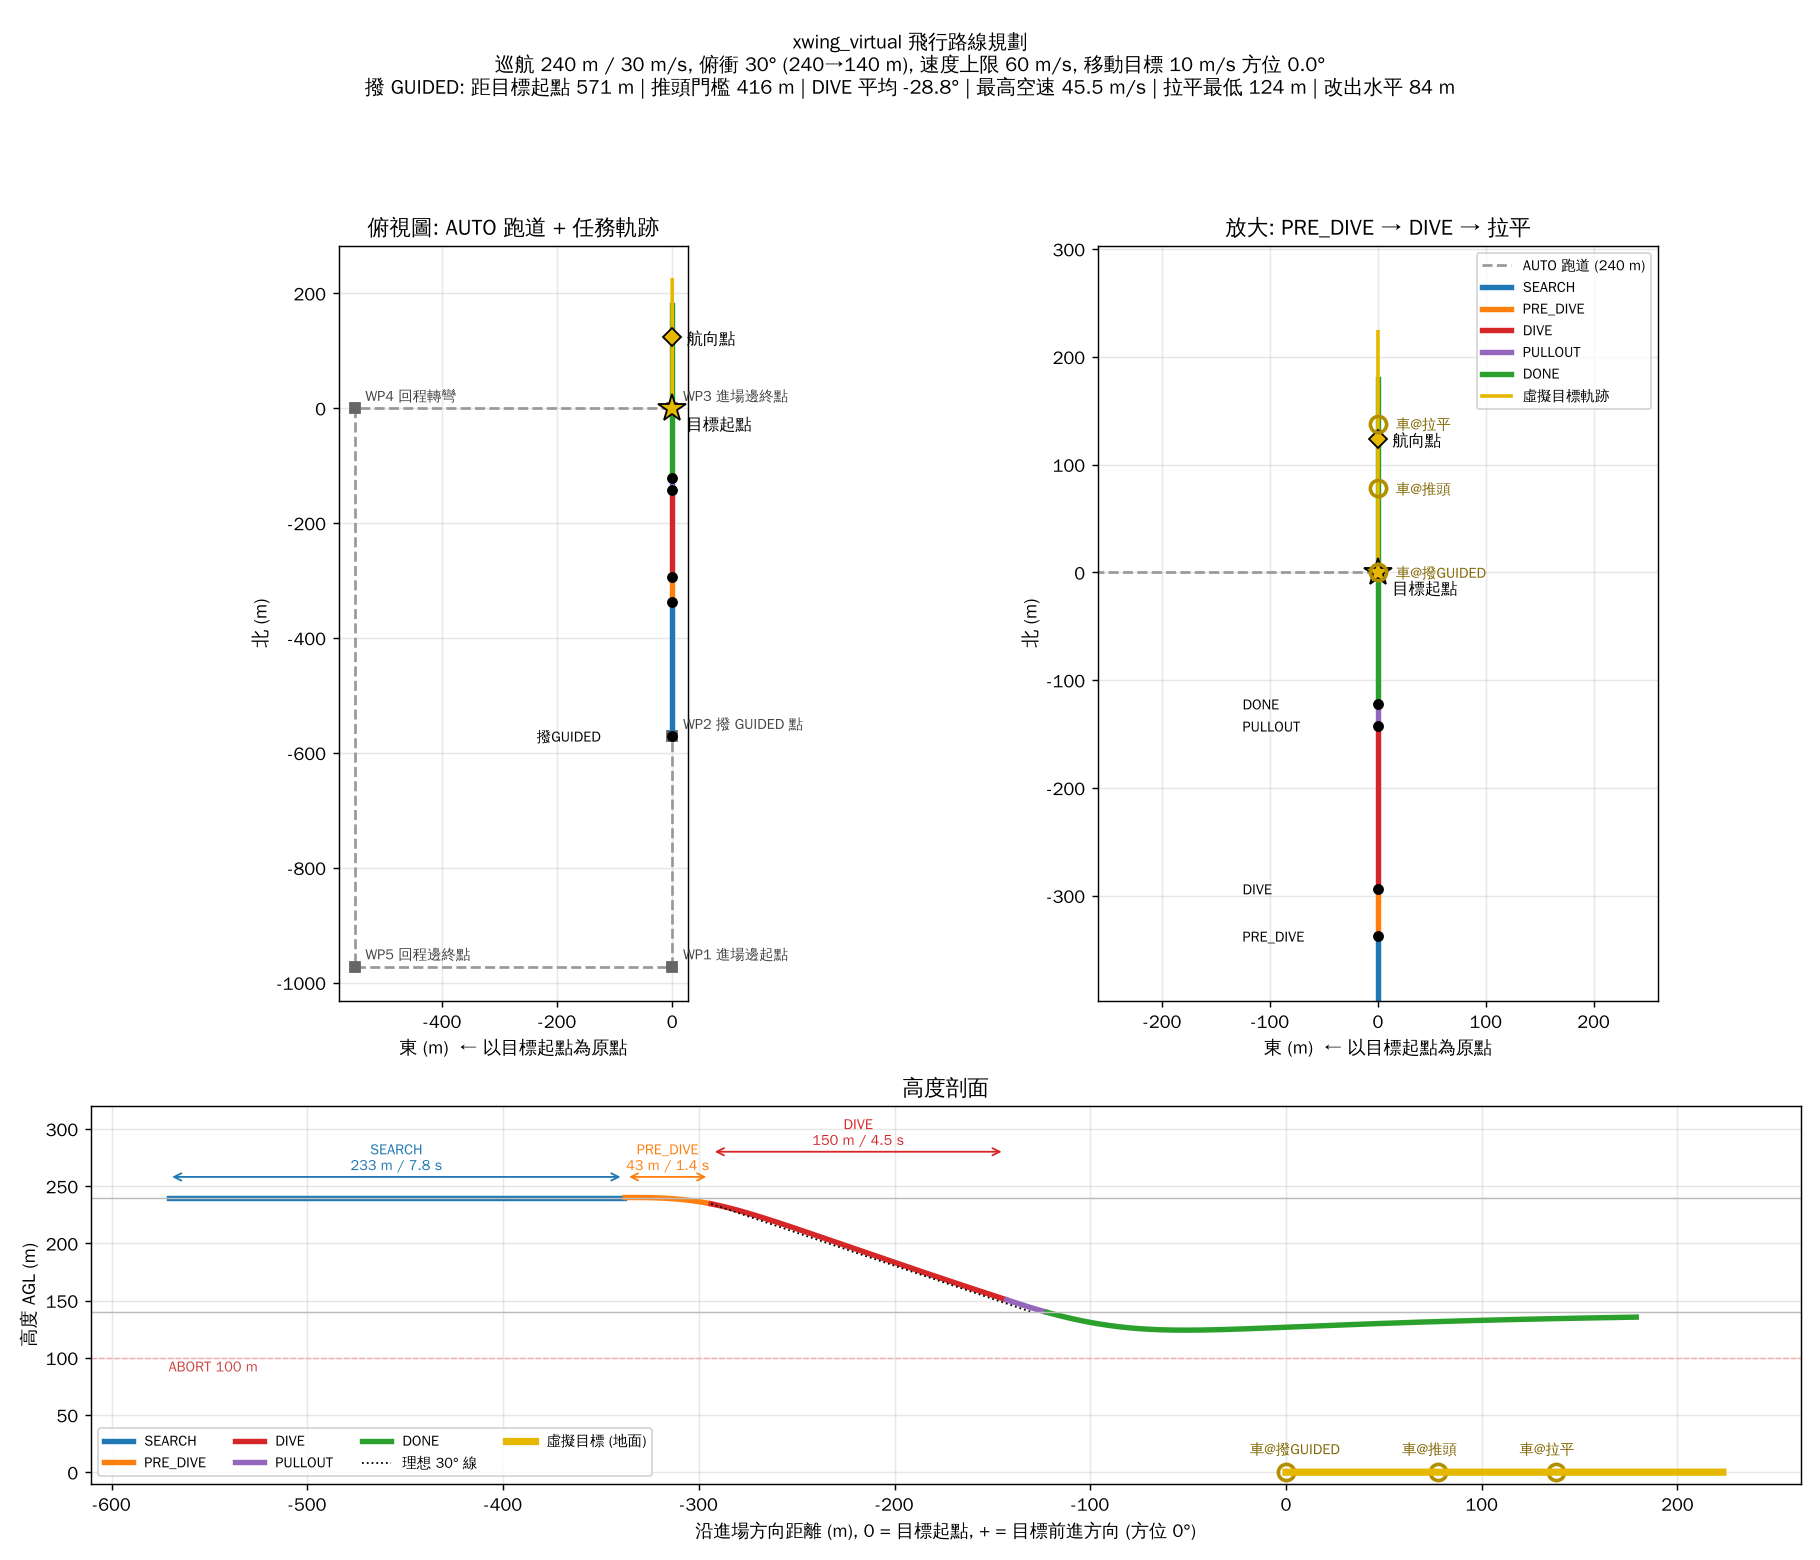

The script that saved this image:
#!/usr/bin/env python3
# -*- coding: utf-8 -*-
"""
xwing_virtual_route.py — xwing_virtual 飛行路線規劃 (路線圖 + 航點檔)
═══════════════════════════════════════════════════════════════════
用 xwing_virtual_sim.py 跑一趟任務, 產生:
  1. xwing_virtual_route.png        路線圖 (俯視 + 高度剖面), 標出各段距離
  2. xwing_virtual_mission.waypoints Mission Planner AUTO 跑道航線 (240 m)
  3. xwing_virtual_route.kml        Google Earth 檢視 (航線 + 模擬軌跡 + 關鍵點)
  4. xwing_virtual_route_traj.csv   模擬軌跡 (含 GPS)

AUTO 跑道 (racetrack) 設計: 進場邊與目標行進方向【同向】(追擊),
  沿 起點→航向點 那條線的延長線進場:
     WP1  進場邊起點   目標起點後方 approach_m      (直線穩定)
     WP2  撥 GUIDED 點 目標起點後方 guided_m        (飛到這裡撥 GUIDED)
     WP3  進場邊終點   目標起點前方 overrun_m       (沒撥 GUIDED 就飛過去)
     WP4/WP5           側移 side_m 的回程邊
     DO_JUMP → WP1 (無限繞)
  全部 240 m (相對 home). ★ 起降航點請自己加在前後 (X-wing 不是 VTOL).

  ★ 2026/10/19 預設值對應使用者的 Mission Planner 任務規劃:
     本檔 WP1 (轉彎後進場起點) ≈ 任務規劃 WP2 轉彎點 (目標起點北方 1013 m)
     本檔 WP2 (撥 GUIDED)      = 任務規劃 WP3 (轉彎點後 400 m, 目標起點北方 613 m)
     本檔 WP3 (進場邊終點)      = 任務規劃 WP4 = 目標起點
     本檔 WP4 / WP5            ≈ 任務規劃 WP5 / WP6、WP1 (西側回程邊)
     實際飛行以 Mission Planner 裡的任務為準.

用法:
  python3 xwing_virtual_route.py                 # 移動目標
  python3 xwing_virtual_route.py --static
  python3 xwing_virtual_route.py --side west     # 回程邊放西側 (預設東側)
  python3 xwing_virtual_route.py --guided-dist 900 --approach 1500
"""

import argparse
import math
import os

from xwing_virtual_config import XwingVirtualConfig
from xwing_virtual_common import road_length_m
from xwing_virtual_sim import (simulate, phase_table, recovery_stats,
                               dive_gamma_stats, ned_to_gps, write_csv,
                               print_report)
from virtual_target_geom import gps_to_ned

HERE = os.path.dirname(os.path.abspath(__file__))

PHASE_COLOR = {
    'SEARCH': '#1f77b4', 'PRE_DIVE': '#ff7f0e', 'DIVE': '#d62728',
    'PULLOUT': '#9467bd', 'DONE': '#2ca02c', 'ABORT': '#e377c2',
}


def axis_point(s, lat_off, heading_deg):
    """沿目標方位 s 公尺 (+ = 目標前進方向), 右側偏 lat_off 公尺 → NED."""
    h = math.radians(heading_deg)
    un, ue = math.cos(h), math.sin(h)          # 前進方向
    rn, re = -ue, un                           # 右手方向
    return s * un + lat_off * rn, s * ue + lat_off * re


def build_racetrack(cfg, heading, approach_m, guided_m, overrun_m, side_m, side):
    sgn = 1.0 if side == 'right' else -1.0
    pts = [
        ('WP1 進場邊起點', axis_point(-approach_m, 0.0, heading)),
        ('WP2 撥 GUIDED 點', axis_point(-guided_m, 0.0, heading)),
        ('WP3 進場邊終點', axis_point(overrun_m, 0.0, heading)),
        ('WP4 回程轉彎', axis_point(overrun_m, sgn * side_m, heading)),
        ('WP5 回程邊終點', axis_point(-approach_m, sgn * side_m, heading)),
    ]
    return pts


def write_waypoints(path, cfg, origin, wps, alt):
    lat0, lon0 = origin
    lines = ["QGC WPL 110",
             # seq cur frame cmd p1 p2 p3 p4 lat lon alt autocontinue
             f"0\t1\t0\t16\t0\t0\t0\t0\t{lat0:.7f}\t{lon0:.7f}\t0.000000\t1"]
    for i, (_, (n, e)) in enumerate(wps, start=1):
        la, lo = ned_to_gps(n, e, lat0, lon0)
        lines.append(f"{i}\t0\t3\t16\t0\t0\t0\t0\t{la:.7f}\t{lo:.7f}\t{alt:.6f}\t1")
    # DO_JUMP 回 WP1, 重複 -1 = 無限
    lines.append(f"{len(wps) + 1}\t0\t0\t177\t1\t-1\t0\t0\t0\t0\t0\t1")
    with open(path, 'w') as f:
        f.write("\n".join(lines) + "\n")


def write_kml(path, res, wps, key_pts, alt):
    lat0, lon0 = res['origin']

    def coord(n, e, h):
        la, lo = ned_to_gps(n, e, lat0, lon0)
        return f"{lo:.7f},{la:.7f},{h:.1f}"

    traj = res['traj']
    parts = ['<?xml version="1.0" encoding="UTF-8"?>',
             '<kml xmlns="http://www.opengis.net/kml/2.2"><Document>',
             '<name>xwing_virtual 路線</name>']
    colors = {'SEARCH': 'ffb4771f', 'PRE_DIVE': 'ff0e7fff', 'DIVE': 'ff2827d6',
              'PULLOUT': 'ffbd6794', 'DONE': 'ff2ca02c', 'AUTO': 'ff999999',
              'TGT': 'ff00ffff'}
    for k, c in colors.items():
        parts.append(f'<Style id="{k}"><LineStyle><color>{c}</color>'
                     f'<width>4</width></LineStyle></Style>')
    # AUTO 跑道
    ring = [wp[1] for wp in wps] + [wps[0][1]]
    parts.append('<Placemark><name>AUTO 跑道 240 m</name><styleUrl>#AUTO</styleUrl>'
                 '<LineString><altitudeMode>relativeToGround</altitudeMode><coordinates>'
                 + " ".join(coord(n, e, alt) for n, e in ring)
                 + '</coordinates></LineString></Placemark>')
    # 模擬軌跡分段
    for ph in ('SEARCH', 'PRE_DIVE', 'DIVE', 'PULLOUT', 'DONE'):
        seg = [r for r in traj if r['mode'] == ph]
        if len(seg) < 2:
            continue
        parts.append(f'<Placemark><name>{ph}</name><styleUrl>#{ph}</styleUrl>'
                     '<LineString><altitudeMode>relativeToGround</altitudeMode>'
                     '<coordinates>'
                     + " ".join(coord(r['n'], r['e'], r['agl']) for r in seg[::5])
                     + '</coordinates></LineString></Placemark>')
    # 目標軌跡
    parts.append('<Placemark><name>虛擬目標軌跡</name><styleUrl>#TGT</styleUrl>'
                 '<LineString><altitudeMode>clampToGround</altitudeMode><coordinates>'
                 + " ".join(coord(r['tgt_n'], r['tgt_e'], 0) for r in traj[::10])
                 + '</coordinates></LineString></Placemark>')
    for name, (n, e, h) in key_pts:
        parts.append(f'<Placemark><name>{name}</name><Point>'
                     f'<altitudeMode>relativeToGround</altitudeMode>'
                     f'<coordinates>{coord(n, e, h)}</coordinates></Point></Placemark>')
    parts.append('</Document></kml>')
    with open(path, 'w', encoding='utf-8') as f:
        f.write("\n".join(parts))


def plot(path, res, wps, key_pts, road_end_ne, alt):
    import logging
    import matplotlib
    matplotlib.use('Agg')
    logging.getLogger('matplotlib.font_manager').setLevel(logging.ERROR)
    import matplotlib.pyplot as plt
    from matplotlib import font_manager
    for fp in ('/usr/share/fonts/truetype/wqy/wqy-zenhei.ttc',
               '/usr/share/fonts/opentype/noto/NotoSansCJK-Regular.ttc',
               '/usr/share/fonts/truetype/droid/DroidSansFallbackFull.ttf'):
        if os.path.exists(fp):
            font_manager.fontManager.addfont(fp)
            plt.rcParams['font.family'] = font_manager.FontProperties(fname=fp).get_name()
            break
    plt.rcParams['axes.unicode_minus'] = False

    cfg = res['cfg']
    traj = res['traj']
    rows = {r['phase']: r for r in phase_table(res)}
    rc = recovery_stats(res)

    # 各事件當下的虛擬目標位置 (看出追擊: 拉平時車已跑到前方)
    car_pts = []
    for name, mode in (('車@撥GUIDED', 'SEARCH'), ('車@推頭', 'PRE_DIVE'),
                       ('車@拉平', 'PULLOUT')):
        r = next((x for x in traj if x['mode'] == mode), None)
        if r:
            car_pts.append((name, (r['tgt_n'], r['tgt_e'])))

    fig = plt.figure(figsize=(14, 12))
    gsp = fig.add_gridspec(2, 2, height_ratios=[2.0, 1], width_ratios=[1, 1])
    ax = fig.add_subplot(gsp[0, 0])
    axz = fig.add_subplot(gsp[0, 1])
    axp = fig.add_subplot(gsp[1, :])

    def draw_top(a, zoom):
        # AUTO 跑道
        ring = [wp[1] for wp in wps] + [wps[0][1]]
        a.plot([p[1] for p in ring], [p[0] for p in ring], '--', color='#999999',
               lw=1.5, label='AUTO 跑道 (240 m)')
        if not zoom:
            for name, (n, e) in wps:
                a.plot(e, n, 's', color='#666666', ms=6)
                a.annotate(name, (e, n), textcoords='offset points', xytext=(6, 4),
                           fontsize=8, color='#444444')
        # 模擬軌跡
        for ph in ('SEARCH', 'PRE_DIVE', 'DIVE', 'PULLOUT', 'DONE'):
            seg = [r for r in traj if r['mode'] == ph]
            if seg:
                a.plot([r['e'] for r in seg], [r['n'] for r in seg], '-',
                       color=PHASE_COLOR[ph], lw=3, label=ph)
        # 目標
        a.plot([r['tgt_e'] for r in traj], [r['tgt_n'] for r in traj], '-',
               color='#e6b800', lw=2, label='虛擬目標軌跡')
        a.plot(0, 0, '*', color='#e6b800', ms=16, mec='k')
        a.annotate('目標起點', (0, 0), textcoords='offset points', xytext=(8, -12),
                   fontsize=9)
        a.plot(road_end_ne[1], road_end_ne[0], 'D', color='#e6b800', mec='k', ms=7)
        a.annotate('航向點', road_end_ne[::-1], textcoords='offset points',
                   xytext=(8, -4), fontsize=9)
        for name, (n, e, h) in key_pts:
            a.plot(e, n, 'o', color='k', ms=5)
            if zoom or 'GUIDED' in name:
                a.annotate(name.split(' ')[0], (e, n), textcoords='offset points',
                           xytext=(-75, -3), fontsize=8)
        if zoom:
            for name, (tn, te) in car_pts:
                a.plot(te, tn, 'o', mfc='none', mec='#b38f00', mew=2, ms=9)
                a.annotate(name, (te, tn), textcoords='offset points',
                           xytext=(10, -3), fontsize=8, color='#806600')
        a.set_aspect('equal')
        a.grid(alpha=0.3)
        a.set_xlabel('東 (m)  ← 以目標起點為原點')
        a.set_ylabel('北 (m)')

    draw_top(ax, zoom=False)
    ax.set_title('俯視圖: AUTO 跑道 + 任務軌跡', fontsize=12)

    draw_top(axz, zoom=True)
    axz.legend(loc='upper right', fontsize=8)
    ns = [r['n'] for r in traj if r['mode'] != 'SEARCH'] + \
         [r['tgt_n'] for r in traj]
    es = [r['e'] for r in traj if r['mode'] != 'SEARCH'] + [0.0]
    axz.set_ylim(min(ns) - 60, max(ns) + 80)
    axz.set_xlim(min(es) - 260, max(es) + 260)
    axz.set_title('放大: PRE_DIVE → DIVE → 拉平', fontsize=12)

    # 高度剖面 (沿進場軸距離, 0 = 目標起點)
    h = math.radians(res['heading'])
    un, ue = math.cos(h), math.sin(h)

    def along(n, e):
        return n * un + e * ue

    for ph in ('SEARCH', 'PRE_DIVE', 'DIVE', 'PULLOUT', 'DONE'):
        seg = [r for r in traj if r['mode'] == ph]
        if seg:
            axp.plot([along(r['n'], r['e']) for r in seg], [r['agl'] for r in seg],
                     '-', color=PHASE_COLOR[ph], lw=3, label=ph)
    # 30° 參考線 (從 DIVE 起點)
    d0 = rows.get('DIVE')
    if d0:
        s0 = next(r for r in traj if r['mode'] == 'DIVE')
        x0, z0 = along(s0['n'], s0['e']), s0['agl']
        x1 = x0 + (z0 - cfg.PULLOUT_AGL_M) / math.tan(math.radians(cfg.DIVE_ANGLE_DEG))
        axp.plot([x0, x1], [z0, cfg.PULLOUT_AGL_M], ':', color='k', lw=1,
                 label=f'理想 {cfg.DIVE_ANGLE_DEG:.0f}° 線')
    axp.axhline(cfg.CRUISE_AGL_M, color='#bbbbbb', lw=0.8)
    axp.axhline(cfg.PULLOUT_AGL_M, color='#bbbbbb', lw=0.8)
    axp.axhline(cfg.ABORT_MIN_AGL_M, color='#ffaaaa', lw=0.8, ls='--')
    axp.text(along(traj[0]['n'], traj[0]['e']), cfg.ABORT_MIN_AGL_M - 12, f'ABORT {cfg.ABORT_MIN_AGL_M:.0f} m',
             color='#cc4444', fontsize=8)
    for name, (tn, te) in car_pts:
        axp.plot(along(tn, te), 0, 'o', mfc='none', mec='#b38f00', mew=2, ms=9)
        axp.annotate(name, (along(tn, te), 0), textcoords='offset points',
                     xytext=(-20, 10), fontsize=8, color='#806600')
    tg = [along(r['tgt_n'], r['tgt_e']) for r in traj]
    axp.plot(tg, [0] * len(tg), '-', color='#e6b800', lw=4, label='虛擬目標 (地面)')
    # 各段距離標註
    y_lab = cfg.CRUISE_AGL_M + 18
    for ph in ('SEARCH', 'PRE_DIVE', 'DIVE'):
        r = rows.get(ph)
        if not r:
            continue
        seg = [x for x in traj if x['mode'] == ph]
        xa, xb = along(seg[0]['n'], seg[0]['e']), along(seg[-1]['n'], seg[-1]['e'])
        axp.annotate('', xy=(xb, y_lab), xytext=(xa, y_lab),
                     arrowprops=dict(arrowstyle='<->', color=PHASE_COLOR[ph]))
        axp.text((xa + xb) / 2, y_lab + 6,
                 f"{ph}\n{r['horiz_m']:.0f} m / {r['dur']:.1f} s",
                 ha='center', fontsize=8, color=PHASE_COLOR[ph])
        y_lab += 0 if ph == 'SEARCH' else 22
    axp.set_xlabel(f'沿進場方向距離 (m), 0 = 目標起點, + = 目標前進方向 (方位 {res["heading"]:.0f}°)')
    axp.set_ylabel('高度 AGL (m)')
    axp.set_ylim(-10, cfg.CRUISE_AGL_M + 80)
    axp.grid(alpha=0.3)
    axp.legend(loc='lower left', fontsize=8, ncol=4)
    axp.set_title('高度剖面', fontsize=12)

    gs = dive_gamma_stats(res)
    txt = (f"巡航 {cfg.CRUISE_AGL_M:.0f} m / {cfg.V_CRUISE_MPS:.0f} m/s, "
           f"俯衝 {cfg.DIVE_ANGLE_DEG:.0f}° ({cfg.CRUISE_AGL_M:.0f}→{cfg.PULLOUT_AGL_M:.0f} m), "
           f"速度上限 {cfg.PULLOUT_VMAX_MPS:.0f} m/s, "
           f"{'移動' if res['moving'] else '靜止'}目標 "
           f"{cfg.TARGET_SPEED_MPS if res['moving'] else 0:.0f} m/s 方位 {res['heading']:.1f}°\n"
           f"撥 GUIDED: 距目標起點 {res['guided_dist']:.0f} m | 推頭門檻 {res['predive_dist']:.0f} m | "
           f"DIVE 平均 {gs['mean']:.1f}° | 最高空速 {res['max_V']:.1f} m/s | "
           f"拉平最低 {res['min_agl_after_pullout']:.0f} m"
           + (f" | 改出水平 {rc['horiz_m']:.0f} m" if rc else ""))
    fig.suptitle('xwing_virtual 飛行路線規劃\n' + txt, fontsize=11)
    fig.tight_layout(rect=(0, 0, 1, 0.93))
    fig.savefig(path, dpi=130)
    plt.close(fig)


def main():
    ap = argparse.ArgumentParser()
    ap.add_argument('--static', action='store_true', help='靜止目標')
    # 預設值 = 2026/10/19 任務規劃 (Mission Planner):
    #   WP2 轉彎點 → 400 m → WP3 切 GUIDED → 613 m → WP4 目標起點, 回程邊在西側 ~520 m
    ap.add_argument('--guided-dist', type=float, default=613.0,
                    help='撥 GUIDED 點: 目標起點後方 m (預設 613 = WP3→WP4)')
    ap.add_argument('--approach', type=float, default=1013.0,
                    help='進場邊起點 (轉彎點): 目標起點後方 m (預設 1013 = WP2, 轉彎後直線 400 m)')
    ap.add_argument('--overrun', type=float, default=0.0,
                    help='進場邊終點: 目標起點前方 m (預設 0 = 在 WP4 轉彎)')
    ap.add_argument('--side-dist', type=float, default=520.0,
                    help='回程邊側移 m (預設 520, ≥ 2×轉彎半徑)')
    ap.add_argument('--side', choices=('east', 'west'), default='west',
                    help='回程邊在進場邊的哪一側 (預設 west)')
    ap.add_argument('--ld', type=float, default=8.0)
    ap.add_argument('--out-prefix', type=str, default=os.path.join(HERE, 'xwing_virtual'))
    args = ap.parse_args()

    cfg = XwingVirtualConfig()
    moving = not args.static
    res = simulate(cfg, moving, args.guided_dist, None, args.ld)
    print_report(res)
    heading = res['heading']
    origin = res['origin']

    # 右手方向的東分量 = cos(heading). 往南飛 → 右手朝西; 往北飛 → 右手朝東.
    h = math.radians(heading)
    side = 'right' if ((math.cos(h) > 0) == (args.side == 'east')) else 'left'

    wps = build_racetrack(cfg, heading, args.approach, args.guided_dist,
                          args.overrun, args.side_dist, side)
    traj = res['traj']

    def first(mode):
        return next((r for r in traj if r['mode'] == mode), None)

    key_pts = []
    for name, mode in (('撥GUIDED 任務開始', 'SEARCH'), ('PRE_DIVE 推頭', 'PRE_DIVE'),
                       ('DIVE 開始', 'DIVE'), ('PULLOUT 拉平', 'PULLOUT'),
                       ('DONE TECS', 'DONE')):
        r = first(mode)
        if r:
            key_pts.append((name, (r['n'], r['e'], r['agl'])))
    rn, re_ = gps_to_ned(cfg.MOVING_HEADING_GPS[0], cfg.MOVING_HEADING_GPS[1],
                         origin[0], origin[1])

    pre = args.out_prefix
    write_waypoints(pre + '_mission.waypoints', cfg, origin, wps, cfg.CRUISE_AGL_M)
    write_kml(pre + '_route.kml', res, wps, key_pts, cfg.CRUISE_AGL_M)
    write_csv(res, pre + '_route_traj.csv')
    try:
        plot(pre + '_route.png', res, wps, key_pts, (rn, re_), cfg.CRUISE_AGL_M)
        print(f"[route] 路線圖 → {pre}_route.png")
    except ImportError:
        print("[route] 沒有 matplotlib, 略過畫圖 (pip3 install matplotlib)")

    print(f"[route] Mission Planner 航點 → {pre}_mission.waypoints")
    print(f"[route] Google Earth → {pre}_route.kml")
    print(f"[route] 軌跡 CSV → {pre}_route_traj.csv")
    print("\n AUTO 航點 (相對高度 240 m):")
    for name, (n, e) in wps:
        la, lo = ned_to_gps(n, e, origin[0], origin[1])
        print(f"   {name:<14} {la:.7f}, {lo:.7f}   (北 {n:+7.0f} m, 東 {e:+7.0f} m)")
    print("\n 任務關鍵點:")
    for name, (n, e, hh) in key_pts:
        la, lo = ned_to_gps(n, e, origin[0], origin[1])
        print(f"   {name:<16} {la:.7f}, {lo:.7f}   AGL {hh:5.0f} m")
    print(f"\n 目標: 起點 {origin}, 起點→航向點 {road_length_m(cfg, origin):.0f} m")


if __name__ == '__main__':
    main()
